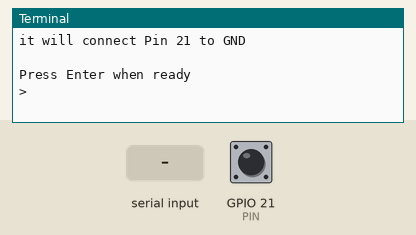
Simulated run of this program. Board: Raspberry Pi (BCM pin numbers). On the bench: the last lines printed to the terminal. The test bench sets the inputs (shaded band); at power-on: GPIO 21 (PIN) HIGH. At 2.8 s the program stops and its outputs stay as they are.

Above: at 1.2 s.
1.3 s: "1" typed at the terminal, then Enter
At 2.0 s:
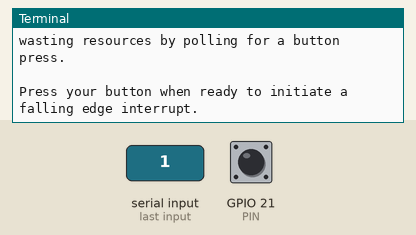
2.8 s: GPIO 21 (PIN) pulled LOW for 0.15 s
At 3.1 s:
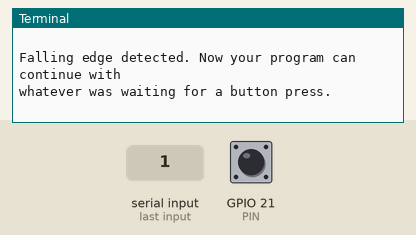

The program:

interrupt_test.py
```python
#!/usr/bin/env python2.7
# script by Alex Eames http://RasPi.tv/
# http://raspi.tv/2013/how-to-use-interrupts-with-python-on-the-raspberry-pi-and-rpi-gpio
import RPi.GPIO as GPIO

GPIO.setmode(GPIO.BCM)
PIN = 21

# GPIO PIN set up as input. It is pulled up to stop false signals
GPIO.setup(PIN, GPIO.IN, pull_up_down=GPIO.PUD_UP)

print "Make sure you have a button connected so that when pressed"
print "it will connect Pin " + str(PIN) + " to GND\n"
raw_input("Press Enter when ready\n>")

print "Waiting for falling edge on port " + str(PIN)
# now the program will do nothing until the signal on port PIN
# starts to fall towards zero. This is why we used the pullup
# to keep the signal high and prevent a false interrupt

print "During this waiting time, your computer is not"
print "wasting resources by polling for a button press.\n"
print "Press your button when ready to initiate a falling edge interrupt."
try:
    GPIO.wait_for_edge(PIN, GPIO.FALLING)
    print "\nFalling edge detected. Now your program can continue with"
    print "whatever was waiting for a button press."
except KeyboardInterrupt:
    GPIO.cleanup()  # clean up GPIO on CTRL+C exit
GPIO.cleanup()  # clean up GPIO on normal exit
```

Measured:
- after the input at 1.3 s, the terminal: prints a new line at once (image 1)
- after the input at 2.8 s, the terminal: prints a new line at once (image 2)
